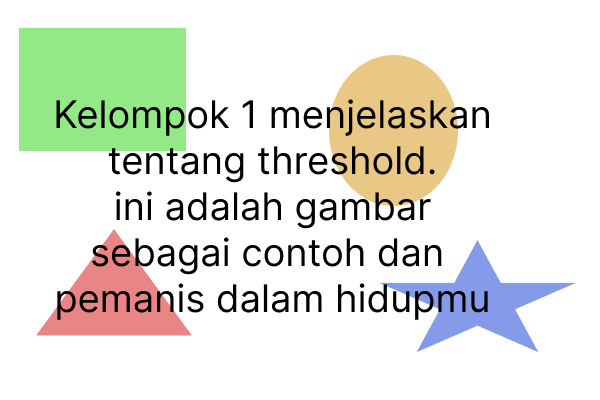
#> input picture gambarKetigaa.png, 600 x 400 px
$ python thresholdGambilText12.py
#> lines starting #> are read from the running program, lines starting #| are printed output that depends on the picture
# pip install pytesseract (pengenalan karakter)
import pytesseract as pt
import matplotlib.pyplot as plt
import matplotlib.image as mpimg
import cv2
pt.pytesseract.tesseract_cmd = r'C:\Users\Filsafalasafi\AppData\Local\Tesseract-OCR\Tesseract.exe'

img = mpimg.imread('gambarKetigaa.png')
#> img is the input picture: shape (400, 600, 4) float32; mean R, G, B, A 0.885, 0.895, 0.858, 1
img_gray = cv2.cvtColor(img, cv2.COLOR_BGR2GRAY)
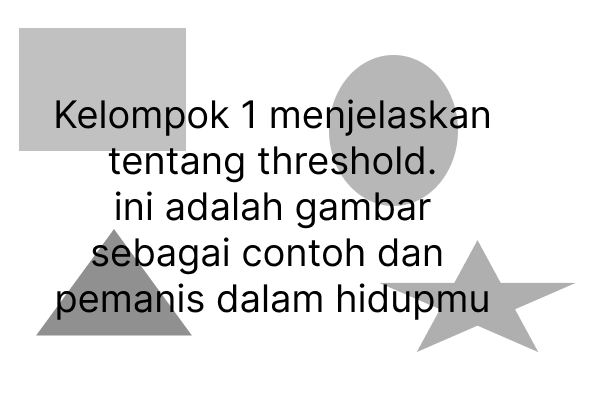
#> img_gray: shape (400, 600) float32; min 0, max 1, mean 0.883

img2 = cv2.imread('gambarKetigaa.png',0)
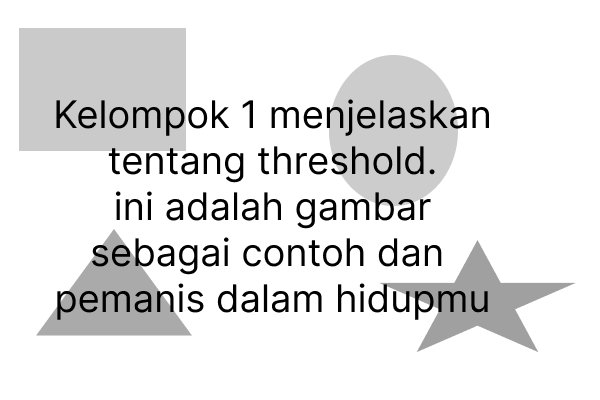
#> img2: shape (400, 600); min 0, max 255, mean 227.4
plt.hist(img2.ravel(), 256, [0,256])
plt.show()
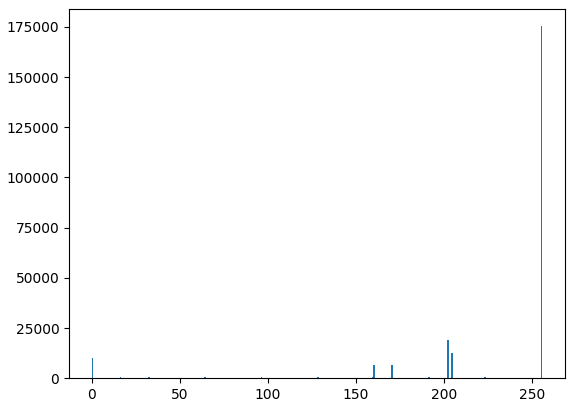
#> figure drawn by matplotlib, 1 panel; tallest bar 175359 high, from x = 255 to 256
